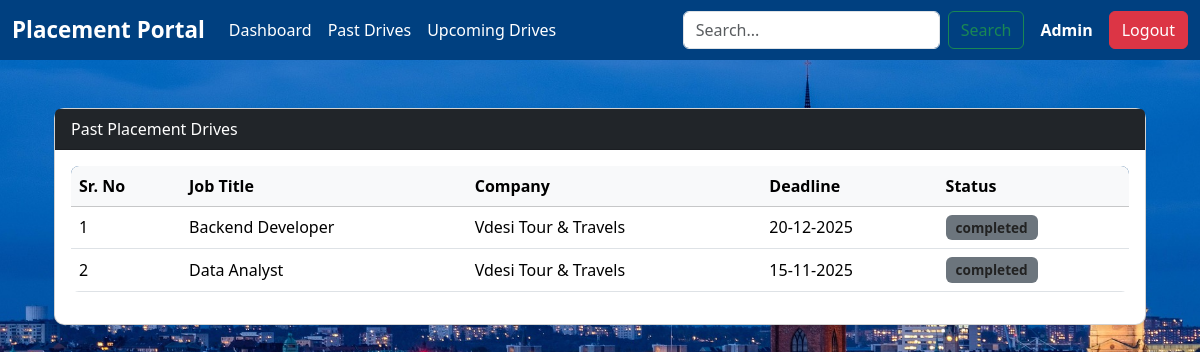
The app's page /admin/past-drives (signed in) with its own data.
### models/models.py (models this page shows, shortened)
class PlacementDrive(db.Model):
    __tablename__ = 'placement_drives'
    id = db.Column(db.Integer, primary_key=True)
    company_id = db.Column(db.Integer, db.ForeignKey('companies.id', ondelete='CASCADE'), nullable=False)
    job_title = db.Column(db.String(150), nullable=False)
    job_description = db.Column(db.Text, nullable=True)
    eligibility_criteria = db.Column(db.String(200), nullable=True)
    application_deadline = db.Column(db.DateTime, nullable=False)
    salary_range = db.Column(db.String(100), nullable=True)
    required_skills = db.Column(db.String(200), nullable=True)
    experience_required = db.Column(db.String(100), nullable=True)
    status = db.Column(db.Enum(Drivestatus), default=Drivestatus.UPCOMING, nullable=False)
    approval_status = db.Column(db.Enum(Approvalstatus), default=Approvalstatus.PENDING, nullable=False)
    applications = db.relationship('Application', backref='drive', lazy=True, cascade="all, delete-orphan")
    approval_status = db.Column(db.Enum(Approvalstatus), default=Approvalstatus.PENDING)

class Usercommon(db.Model):
    __abstract__ = True
    id = db.Column(db.Integer,primary_key=True)
    email = db.Column(db.String(120), unique=True, nullable=False)
    _password_hash = db.Column("password",db.String(128), nullable=False)
    name = db.Column(db.String(100), nullable=False)
    phone = db.Column(db.String(20), nullable=True)
    is_active = db.Column(db.Boolean, default=True, nullable=False)
    created_at = db.Column(db.DateTime, default=datetime.utcnow, nullable=False)

class Company(Usercommon):
    __tablename__ = 'companies'
    role = db.Column(db.Enum(Role), default=Role.COMPANY, nullable=False)
    company_name = db.Column(db.String(150), unique=True,nullable=False)
    hr_contact = db.Column(db.String(100), nullable=True)
    website = db.Column(db.String(200), nullable=True)
    approval_status = db.Column(db.Enum(Approvalstatus), default=Approvalstatus.PENDING, nullable=False)
    drives = db.relationship('PlacementDrive', backref='company', lazy=True,cascade="all, delete-orphan")

### app.py (the view)
@app.route("/admin/past-drives")
@role_required(Role.ADMIN)
def admin_past_drives():
    past_drives = PlacementDrive.query.filter(
        PlacementDrive.status == Drivestatus.COMPLETED
    ).order_by(PlacementDrive.application_deadline.desc()).all()
    return render_template(
        "admin/past_drives.html",
        past_drives=past_drives
    )

### app.py (called while the page is built)
def role_required(required_role):
    def decorator(f):
        @wraps(f)
        def wrapper(*args, **kwargs):
            if 'user_id' not in session or 'user_role' not in session:
                return redirect(url_for('login'))
            if session['user_role'] != required_role.value:
                return "Unauthorized", 403
            return f(*args, **kwargs)
        return wrapper
    return decorator

### templates/admin/past_drives.html (shortened to what this page needs)
{% extends "index.html" %}
{% block content %}
<div class="container mt-4">
    <div class="card shadow-sm mb-5">
        <div class="card-header bg-dark text-white">
            Past Placement Drives
        </div>
        <div class="card-body table-responsive">
            <table class="table table-hover align-middle">
                <thead class="table-light">
                    <tr>
                        <th>Sr. No</th>
                        <th>Job Title</th>
                        <th>Company</th>
                        <th>Deadline</th>
                        <th>Status</th>
                    </tr>
                </thead>
                <tbody>
                    {% for drive in past_drives %}
                    <tr>
                        <td>{{ loop.index }}</td>
                        <td>{{ drive.job_title }}</td>
                        <td>{{ drive.company.company_name }}</td>
                        <td>{{ drive.application_deadline.strftime('%d-%m-%Y') }}</td>
                        <td>
                            <span class="badge bg-secondary">{{ drive.status.value }}</span>
                        </td>
                    </tr>
                    {% else %}
                    <tr>
                        <td colspan="5" class="text-center text-muted">
                            No past drives available.
                        </td>
                    </tr>
                    {% endfor %}
                </tbody>
            </table>
        </div>
    </div>
</div>
{% endblock %}

### static/css/dashboard.css (style rules this page uses)
body { font-family: 'Segoe UI', Arial, sans-serif; background-color: #f8f9fa; color: #333; }
.card { border-radius: 10px; }
.table { border-radius: 8px; overflow: hidden; }
.table thead { background-color: #004080; color: #fff; }
.badge { font-size: 0.85rem; padding: 6px 10px; }
.badge.bg-secondary { background-color: #6c757d !important; }
body { background: url("/static/skyline1.jpg") no-repeat center center fixed; background-size: cover; }
.card p, .card span, .card small { color: #222 !important; }

### records on screen
PlacementDrive: job_title "Backend Developer", company.company_name "Vdesi Tour & Travels", application_deadline "20-12-2025", status.value "completed"
PlacementDrive: job_title "Data Analyst", company.company_name "Vdesi Tour & Travels", application_deadline "15-11-2025", status.value "completed"

### other values on screen
{{ session.get('user_role') | capitalize }} "Admin"
